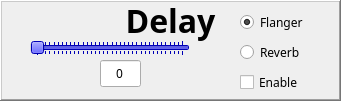
   <widget class="QFrame" name="frame_2">
    <property name="geometry">
     <rect>
      <x>450</x>
      <y>160</y>
      <width>341</width>
      <height>101</height>
     </rect>
    </property>
    <property name="frameShape">
     <enum>QFrame::WinPanel</enum>
    </property>
    <property name="frameShadow">
     <enum>QFrame::Raised</enum>
    </property>
    <widget class="QLabel" name="Delay_label">
     <property name="geometry">
      <rect>
       <x>0</x>
       <y>0</y>
       <width>341</width>
       <height>41</height>
      </rect>
     </property>
     <property name="sizePolicy">
      <sizepolicy hsizetype="Minimum" vsizetype="Preferred">
       <horstretch>0</horstretch>
       <verstretch>0</verstretch>
      </sizepolicy>
     </property>
     <property name="font">
      <font>
       <family>Godzilla</family>
       <pointsize>24</pointsize>
       <weight>75</weight>
       <bold>true</bold>
      </font>
     </property>
     <property name="text">
      <string>Delay</string>
     </property>
     <property name="alignment">
      <set>Qt::AlignCenter</set>
     </property>
    </widget>
    <widget class="QSlider" name="Delay">
     <property name="geometry">
      <rect>
       <x>30</x>
       <y>40</y>
       <width>160</width>
       <height>16</height>
      </rect>
     </property>
     <property name="palette">
      <palette>
       <active>
        <colorrole role="WindowText">
         <brush brushstyle="SolidPattern">
          <color alpha="255">
           <red>0</red>
           <green>0</green>
           <blue>0</blue>
          </color>
         </brush>
        </colorrole>
        <colorrole role="Button">
         <brush brushstyle="SolidPattern">
          <color alpha="255">
           <red>0</red>
           <green>0</green>
           <blue>255</blue>
          </color>
         </brush>
        </colorrole>
        <colorrole role="Light">
         <brush brushstyle="SolidPattern">
          <color alpha="255">
           <red>127</red>
           <green>127</green>
           <blue>255</blue>
          </color>
         </brush>
        </colorrole>
        <colorrole role="Midlight">
         <brush brushstyle="SolidPattern">
          <color alpha="255">
           <red>63</red>
           <green>63</green>
           <blue>255</blue>
          </color>
         </brush>
        </colorrole>
        <colorrole role="Dark">
         <brush brushstyle="SolidPattern">
          <color alpha="255">
           <red>0</red>
           <green>0</green>
           <blue>127</blue>
          </color>
         </brush>
        </colorrole>
        <colorrole role="Mid">
         <brush brushstyle="SolidPattern">
          <color alpha="255">
           <red>0</red>
           <green>0</green>
           <blue>170</blue>
          </color>
         </brush>
        </colorrole>
        <colorrole role="Text">
         <brush brushstyle="SolidPattern">
          <color alpha="255">
           <red>0</red>
           <green>0</green>
           <blue>0</blue>
          </color>
         </brush>
        </colorrole>
        <colorrole role="BrightText">
         <brush brushstyle="SolidPattern">
          <color alpha="255">
           <red>255</red>
           <green>255</green>
           <blue>255</blue>
          </color>
         </brush>
        </colorrole>
        <colorrole role="ButtonText">
         <brush brushstyle="SolidPattern">
          <color alpha="255">
           <red>0</red>
           <green>0</green>
           <blue>0</blue>
          </color>
         </brush>
        </colorrole>
        <colorrole role="Base">
         <brush brushstyle="SolidPattern">
          <color alpha="255">
           <red>255</red>
           <green>255</green>
           <blue>255</blue>
          </color>
         </brush>
        </colorrole>
        <colorrole role="Window">
         <brush brushstyle="SolidPattern">
          <color alpha="255">
           <red>0</red>
           <green>0</green>
           <blue>255</blue>
          </color>
         </brush>
        </colorrole>
        <colorrole role="Shadow">
         <brush brushstyle="SolidPattern">
          <color alpha="255">
           <red>0</red>
           <green>0</green>
           <blue>0</blue>
          </color>
         </brush>
        </colorrole>
        <colorrole role="AlternateBase">
         <brush brushstyle="SolidPattern">
          <color alpha="255">
           <red>127</red>
           <green>127</green>
           <blue>255</blue>
          </color>
         </brush>
        </colorrole>
        <colorrole role="ToolTipBase">
         <brush brushstyle="SolidPattern">
          <color alpha="255">
           <red>255</red>
           <green>255</green>
           <blue>220</blue>
          </color>
         </brush>
        </colorrole>
        <colorrole role="ToolTipText">
         <brush brushstyle="SolidPattern">
          <color alpha="255">
           <red>0</red>
           <green>0</green>
           <blue>0</blue>
          </color>
         </brush>
        </colorrole>
        <colorrole role="PlaceholderText">
         <brush brushstyle="SolidPattern">
          <color alpha="128">
           <red>0</red>
           <green>0</green>
           <blue>0</blue>
          </color>
         </brush>
        </colorrole>
       </active>
       <inactive>
        <colorrole role="WindowText">
         <brush brushstyle="SolidPattern">
          <color alpha="255">
           <red>0</red>
           <green>0</green>
           <blue>0</blue>
          </color>
         </brush>
        </colorrole>
        <colorrole role="Button">
         <brush brushstyle="SolidPattern">
          <color alpha="255">
           <red>0</red>
           <green>0</green>
           <blue>255</blue>
          </color>
         </brush>
        </colorrole>
        <colorrole role="Light">
         <brush brushstyle="SolidPattern">
          <color alpha="255">
           <red>127</red>
           <green>127</green>
           <blue>255</blue>
          </color>
         </brush>
        </colorrole>
        <colorrole role="Midlight">
         <brush brushstyle="SolidPattern">
          <color alpha="255">
           <red>63</red>
           <green>63</green>
           <blue>255</blue>
          </color>
         </brush>
        </colorrole>
        <colorrole role="Dark">
         <brush brushstyle="SolidPattern">
          <color alpha="255">
           <red>0</red>
           <green>0</green>
           <blue>127</blue>
          </color>
         </brush>
        </colorrole>
        <colorrole role="Mid">
         <brush brushstyle="SolidPattern">
          <color alpha="255">
           <red>0</red>
           <green>0</green>
           <blue>170</blue>
          </color>
         </brush>
        </colorrole>
        <colorrole role="Text">
         <brush brushstyle="SolidPattern">
          <color alpha="255">
           <red>0</red>
           <green>0</green>
           <blue>0</blue>
          </color>
         </brush>
        </colorrole>
        <colorrole role="BrightText">
         <brush brushstyle="SolidPattern">
          <color alpha="255">
           <red>255</red>
           <green>255</green>
           <blue>255</blue>
          </color>
         </brush>
        </colorrole>
        <colorrole role="ButtonText">
         <brush brushstyle="SolidPattern">
          <color alpha="255">
           <red>0</red>
           <green>0</green>
           <blue>0</blue>
          </color>
         </brush>
        </colorrole>
        <colorrole role="Base">
         <brush brushstyle="SolidPattern">
          <color alpha="255">
           <red>255</red>
           <green>255</green>
           <blue>255</blue>
          </color>
         </brush>
        </colorrole>
        <colorrole role="Window">
         <brush brushstyle="SolidPattern">
          <color alpha="255">
           <red>0</red>
           <green>0</green>
           <blue>255</blue>
          </color>
         </brush>
        </colorrole>
        <colorrole role="Shadow">
         <brush brushstyle="SolidPattern">
          <color alpha="255">
           <red>0</red>
           <green>0</green>
           <blue>0</blue>
          </color>
         </brush>
        </colorrole>
        <colorrole role="AlternateBase">
         <brush brushstyle="SolidPattern">
          <color alpha="255">
           <red>127</red>
           <green>127</green>
           <blue>255</blue>
          </color>
         </brush>
        </colorrole>
        <colorrole role="ToolTipBase">
         <brush brushstyle="SolidPattern">
          <color alpha="255">
           <red>255</red>
           <green>255</green>
           <blue>220</blue>
          </color>
         </brush>
        </colorrole>
        <colorrole role="ToolTipText">
         <brush brushstyle="SolidPattern">
          <color alpha="255">
           <red>0</red>
           <green>0</green>
           <blue>0</blue>
          </color>
         </brush>
        </colorrole>
        <colorrole role="PlaceholderText">
         <brush brushstyle="SolidPattern">
          <color alpha="128">
           <red>0</red>
           <green>0</green>
           <blue>0</blue>
          </color>
         </brush>
        </colorrole>
       </inactive>
       <disabled>
        <colorrole role="WindowText">
         <brush brushstyle="SolidPattern">
          <color alpha="255">
           <red>0</red>
           <green>0</green>
           <blue>127</blue>
          </color>
         </brush>
        </colorrole>
        <colorrole role="Button">
         <brush brushstyle="SolidPattern">
          <color alpha="255">
           <red>0</red>
           <green>0</green>
           <blue>255</blue>
          </color>
         </brush>
        </colorrole>
        <colorrole role="Light">
         <brush brushstyle="SolidPattern">
          <color alpha="255">
           <red>127</red>
           <green>127</green>
           <blue>255</blue>
          </color>
         </brush>
        </colorrole>
        <colorrole role="Midlight">
         <brush brushstyle="SolidPattern">
          <color alpha="255">
           <red>63</red>
           <green>63</green>
           <blue>255</blue>
          </color>
         </brush>
        </colorrole>
        <colorrole role="Dark">
         <brush brushstyle="SolidPattern">
          <color alpha="255">
           <red>0</red>
           <green>0</green>
           <blue>127</blue>
          </color>
         </brush>
        </colorrole>
        <colorrole role="Mid">
         <brush brushstyle="SolidPattern">
          <color alpha="255">
           <red>0</red>
           <green>0</green>
           <blue>170</blue>
          </color>
         </brush>
        </colorrole>
        <colorrole role="Text">
         <brush brushstyle="SolidPattern">
          <color alpha="255">
           <red>0</red>
           <green>0</green>
           <blue>127</blue>
          </color>
         </brush>
        </colorrole>
        <colorrole role="BrightText">
         <brush brushstyle="SolidPattern">
          <color alpha="255">
           <red>255</red>
           <green>255</green>
           <blue>255</blue>
          </color>
         </brush>
        </colorrole>
        <colorrole role="ButtonText">
         <brush brushstyle="SolidPattern">
          <color alpha="255">
           <red>0</red>
           <green>0</green>
           <blue>127</blue>
          </color>
         </brush>
        </colorrole>
        <colorrole role="Base">
         <brush brushstyle="SolidPattern">
          <color alpha="255">
           <red>0</red>
           <green>0</green>
           <blue>255</blue>
          </color>
         </brush>
        </colorrole>
        <colorrole role="Window">
         <brush brushstyle="SolidPattern">
          <color alpha="255">
           <red>0</red>
           <green>0</green>
           <blue>255</blue>
          </color>
         </brush>
        </colorrole>
        <colorrole role="Shadow">
         <brush brushstyle="SolidPattern">
          <color alpha="255">
           <red>0</red>
           <green>0</green>
           <blue>0</blue>
          </color>
         </brush>
        </colorrole>
        <colorrole role="AlternateBase">
         <brush brushstyle="SolidPattern">
          <color alpha="255">
           <red>0</red>
           <green>0</green>
           <blue>255</blue>
          </color>
         </brush>
        </colorrole>
        <colorrole role="ToolTipBase">
         <brush brushstyle="SolidPattern">
          <color alpha="255">
           <red>255</red>
           <green>255</green>
           <blue>220</blue>
          </color>
         </brush>
        </colorrole>
        <colorrole role="ToolTipText">
         <brush brushstyle="SolidPattern">
          <color alpha="255">
           <red>0</red>
           <green>0</green>
           <blue>0</blue>
          </color>
         </brush>
        </colorrole>
        <colorrole role="PlaceholderText">
         <brush brushstyle="SolidPattern">
          <color alpha="128">
           <red>0</red>
           <green>0</green>
           <blue>0</blue>
          </color>
         </brush>
        </colorrole>
       </disabled>
      </palette>
     </property>
     <property name="maximum">
      <number>350</number>
     </property>
     <property name="singleStep">
      <number>10</number>
     </property>
     <property name="orientation">
      <enum>Qt::Horizontal</enum>
     </property>
     <property name="tickPosition">
      <enum>QSlider::TicksBothSides</enum>
     </property>
     <property name="tickInterval">
      <number>10</number>
     </property>
    </widget>
    <widget class="QLineEdit" name="DelayValue">
     <property name="geometry">
      <rect>
       <x>100</x>
       <y>60</y>
       <width>41</width>
       <height>27</height>
      </rect>
     </property>
     <property name="font">
      <font>
       <family>Godzilla</family>
      </font>
     </property>
     <property name="text">
      <string>0</string>
     </property>
     <property name="alignment">
      <set>Qt::AlignCenter</set>
     </property>
    </widget>
    <widget class="QRadioButton" name="Flanger_radioButton">
     <property name="geometry">
      <rect>
       <x>240</x>
       <y>10</y>
       <width>91</width>
       <height>25</height>
      </rect>
     </property>
     <property name="font">
      <font>
       <family>Godzilla</family>
      </font>
     </property>
     <property name="text">
      <string>Flanger</string>
     </property>
     <property name="checked">
      <bool>true</bool>
     </property>
    </widget>
    <widget class="QRadioButton" name="Reverb_radioButton">
     <property name="geometry">
      <rect>
       <x>240</x>
       <y>40</y>
       <width>81</width>
       <height>25</height>
      </rect>
     </property>
     <property name="font">
      <font>
       <family>Godzilla</family>
      </font>
     </property>
     <property name="text">
      <string>Reverb</string>
     </property>
    </widget>
    <widget class="QCheckBox" name="Enable_checkBox">
     <property name="geometry">
      <rect>
       <x>240</x>
       <y>70</y>
       <width>81</width>
       <height>25</height>
      </rect>
     </property>
     <property name="font">
      <font>
       <family>Godzilla</family>
      </font>
     </property>
     <property name="text">
      <string>Enable</string>
     </property>
    </widget>
   </widget>
